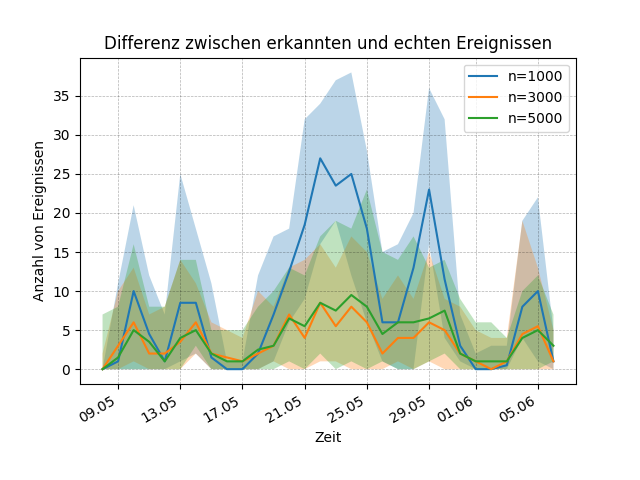
#> input picture doc/images/summary/event_detection_differences_de.png, 640 x 480 px
$ python plots_summary_resize.py
#> lines starting #> are read from the running program, lines starting #| are printed output that depends on the picture
from PIL import Image

new_width = 625
new_height = 448

def resize_image(image_file, new_image_file, fix=False):
#> called with fix = False
    im = Image.open(image_file)
#> im is the input picture: PIL image 640x480 RGBA; mean R, G, B, A 232, 236.7, 231.9, 255
    width, height = im.size  # Get dimensions
#> width = 640; height = 480

    left = (width - new_width) / 2
#> left = 7.5
    top = (height - new_height) / 2
#> top = 16
    right = (width + new_width) / 2
#> right = 632.5
    bottom = (height + new_height) / 2
#> bottom = 464

    if fix:
        top += 12
        bottom += 12

    im = im.crop((left, top, right, bottom))
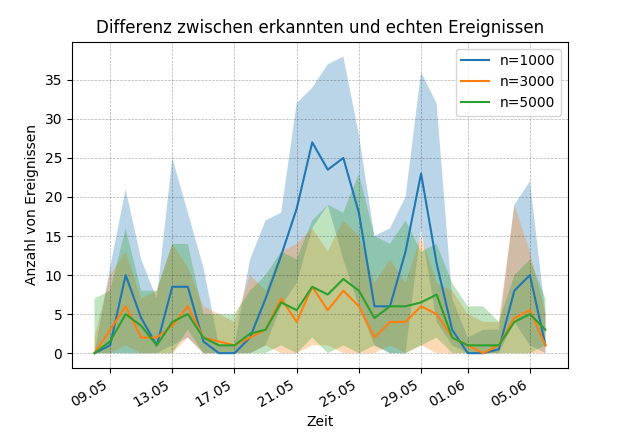
#> im: PIL image 624x448 RGBA; mean R, G, B, A 229.7, 234.9, 229.6, 255
    im.save(new_image_file)

resize_image("../../doc/images/summary/event_detection_differences_de.png", "../../doc/images/summary/cropped_event_detection_differences_de.png")
resize_image("../../doc/images/summary/event_detection_differences_en.png", "../../doc/images/summary/cropped_event_detection_differences_en.png")
#> call 2 of resize_image, with fix = False
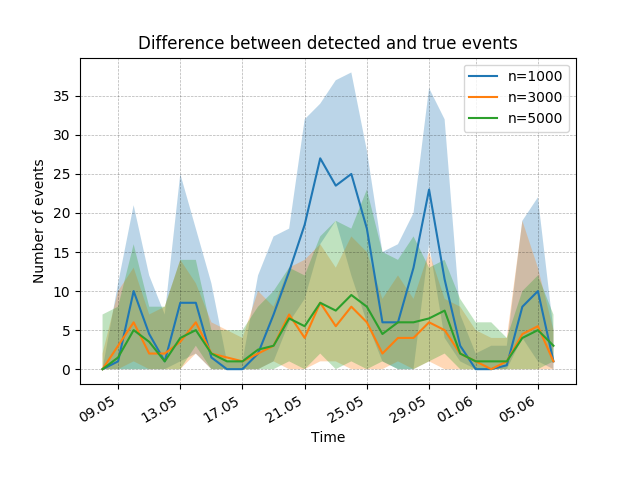
#> input picture doc/images/summary/event_detection_differences_en.png, 640 x 480 px
#> in resize_image, im is the input picture: PIL image 640x480 RGBA; mean R, G, B, A 232.3, 236.9, 232.2, 255
resize_image("../../doc/images/summary/hdbscan_kmeans_de.png", "../../doc/images/summary/cropped_hdbscan_kmeans_de.png", True)
#> call 3 of resize_image, with fix = True
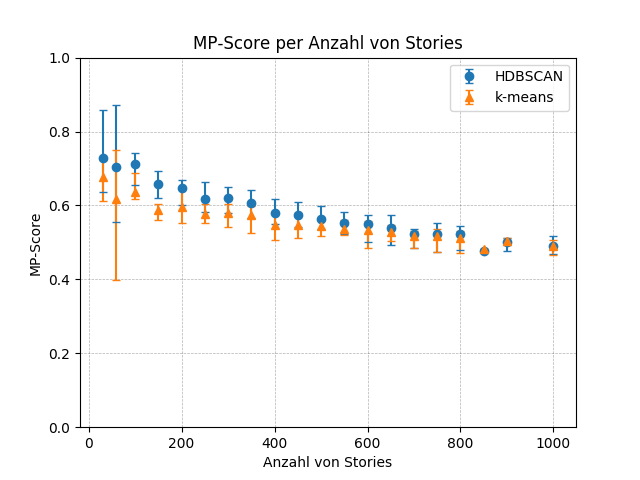
#> input picture doc/images/summary/hdbscan_kmeans_de.png, 640 x 480 px
#> in resize_image, im is the input picture: PIL image 640x480 RGBA; mean R, G, B, A 249, 248.8, 248.5, 255
#> in resize_image (call 3), `im = im.crop((left, top, right, bottom))`:
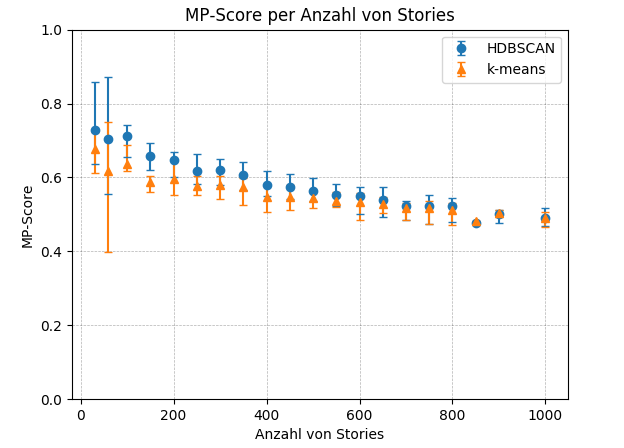
#> im: PIL image 624x448 RGBA; mean R, G, B, A 248.4, 248.2, 247.8, 255
resize_image("../../doc/images/summary/hdbscan_kmeans_en.png", "../../doc/images/summary/cropped_hdbscan_kmeans_en.png", True)
#> (the run stopped early here; a loop or call above may not have finished)
